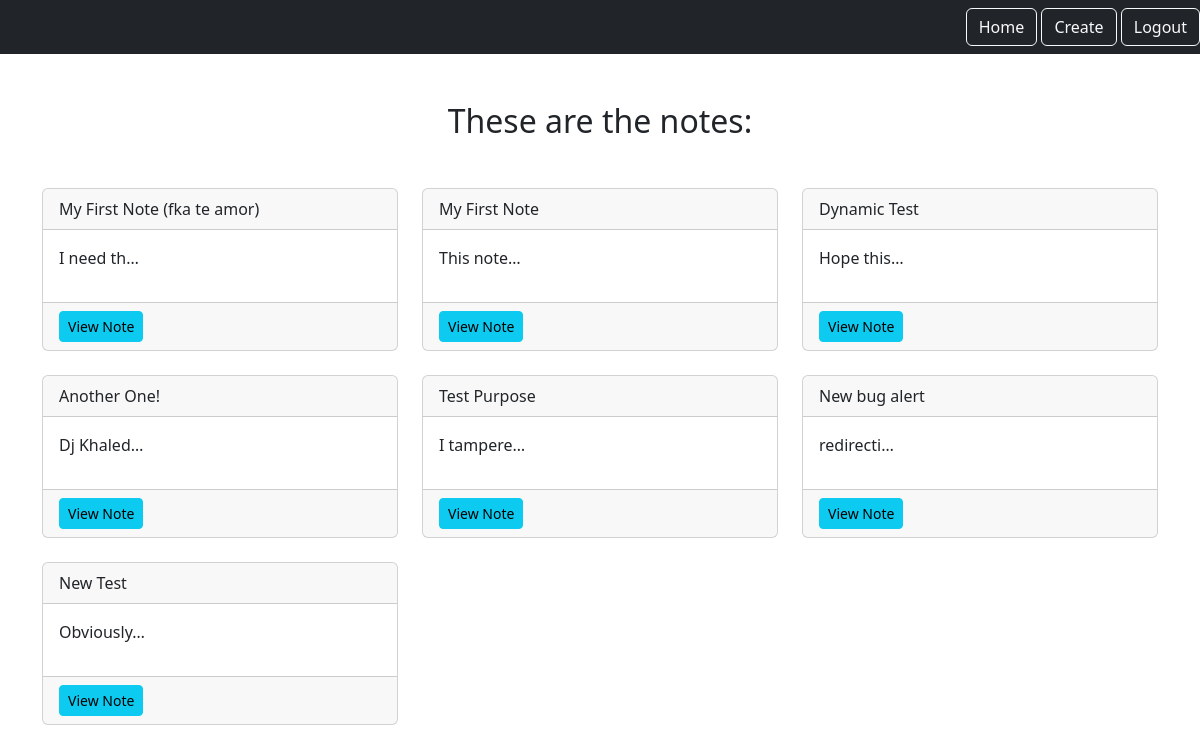
Screenshot of /notes/ (signed in) with the database file from the repository.
### notes/models.py (models this page shows)
class Notes(models.Model):
    title = models.CharField(max_length=100)
    text = models.TextField()
    created = models.DateTimeField(auto_now_add=True)
    user = models.ForeignKey(User, on_delete=models.CASCADE, related_name='notes')

### notes/views.py (the view)
# urls.py: path('notes/', views.NotesListView.as_view(), name = "notes.list"),
class NotesListView(LoginRequiredMixin, ListView):
    model = Notes
    context_object_name = 'notes'
    login_url = '/login'
    def get_queryset(self):
        return self.request.user.notes.all()

### notes/templates/notes/notes_list.html
{% extends 'base.html' %}
{% load static %}
{% block content %}
	<div class="row">
		<div class="col">
			<div class="notes_list_heading text-center mb-5">
				<h1 class="fs-2">These are the notes:</h1>
			</div>
		</div>
	</div>
	<div class="row">
		{% for note in notes %}
			<div class="col-md-4">
				<div class="card mb-4">
					<div class="card-header"> {{ note.title }} </div>
					<div class="card-body">
						<p>{{ note.text | truncatechars:10 }}</p>
					</div>
					<div class="card-footer">
						<a href="{% url 'note.detail' pk=note.id %}" class="btn btn-info btn-sm">View Note</a>
					</div>
				</div>
			</div>
		{% endfor %}
	</div>
{% endblock %}

### Static/templates/base.html (shortened to what this page needs)
{% load static %}
<!DOCTYPE html>
<html>
<head>
	<link rel="stylesheet" type="text/css" href="https://cdn.jsdelivr.net/npm/bootstrap@5.3.3/dist/css/bootstrap.min.css">
</head>
<body>
	<nav class="navbar navbar-dark bg-dark">
		<div class="ms-auto">
			{% if user.is_authenticated %}
				<a href="{% url 'notes.list' %}" class="btn btn-outline-light">Home</a>
				<a href="{% url 'notes.new' %}" class="btn btn-outline-light">Create</a>
				<a href="{% url 'logout' %}" class="btn btn-outline-light">Logout</a>
			{% else %}
				<a href="{% url 'login' %}" class="btn btn-outline-light">Login</a>
				<a href="{% url 'signup' %}" class="btn btn-outline-light">Signup</a>
			{% endif%}
		</div>
	</nav>
	<div class="container my-5">
	{% block content %}
	{% endblock %}
	</div>
</body>
</html>

### rows the page displays
Notes: title "My First Note (fka te amor)", text "I need th…"
Notes: title "My First Note", text "This note…"
Notes: title "Dynamic Test", text "Hope this…"
Notes: title "Another One!", text "Dj Khaled…"
Notes: title "Test Purpose", text "I tampere…"
Notes: title "New bug alert", text "redirecti…"
Notes: title "New Test", text "Obviously…"
